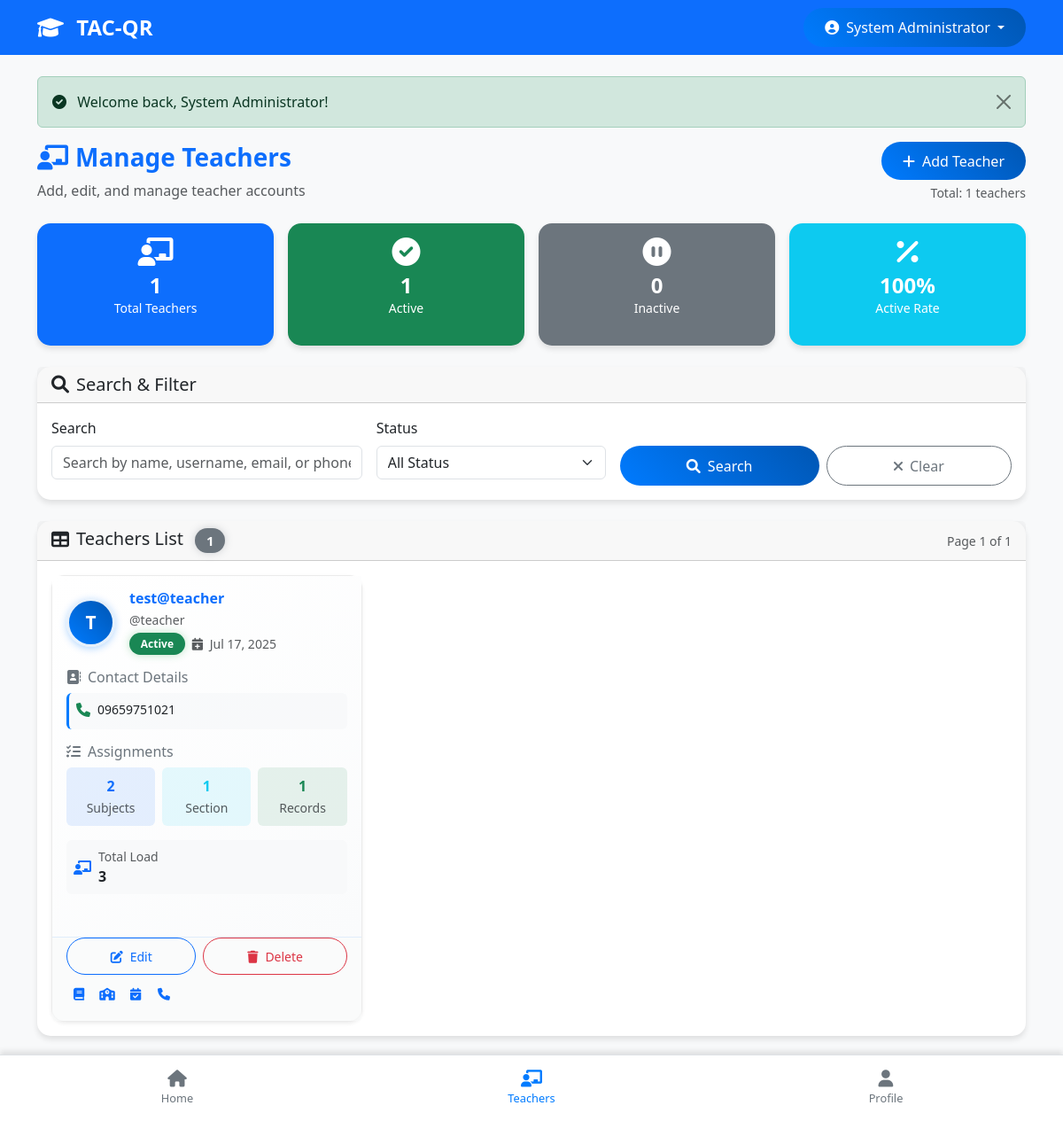
The page /teachers.php (signed in) on the database as committed earlier.
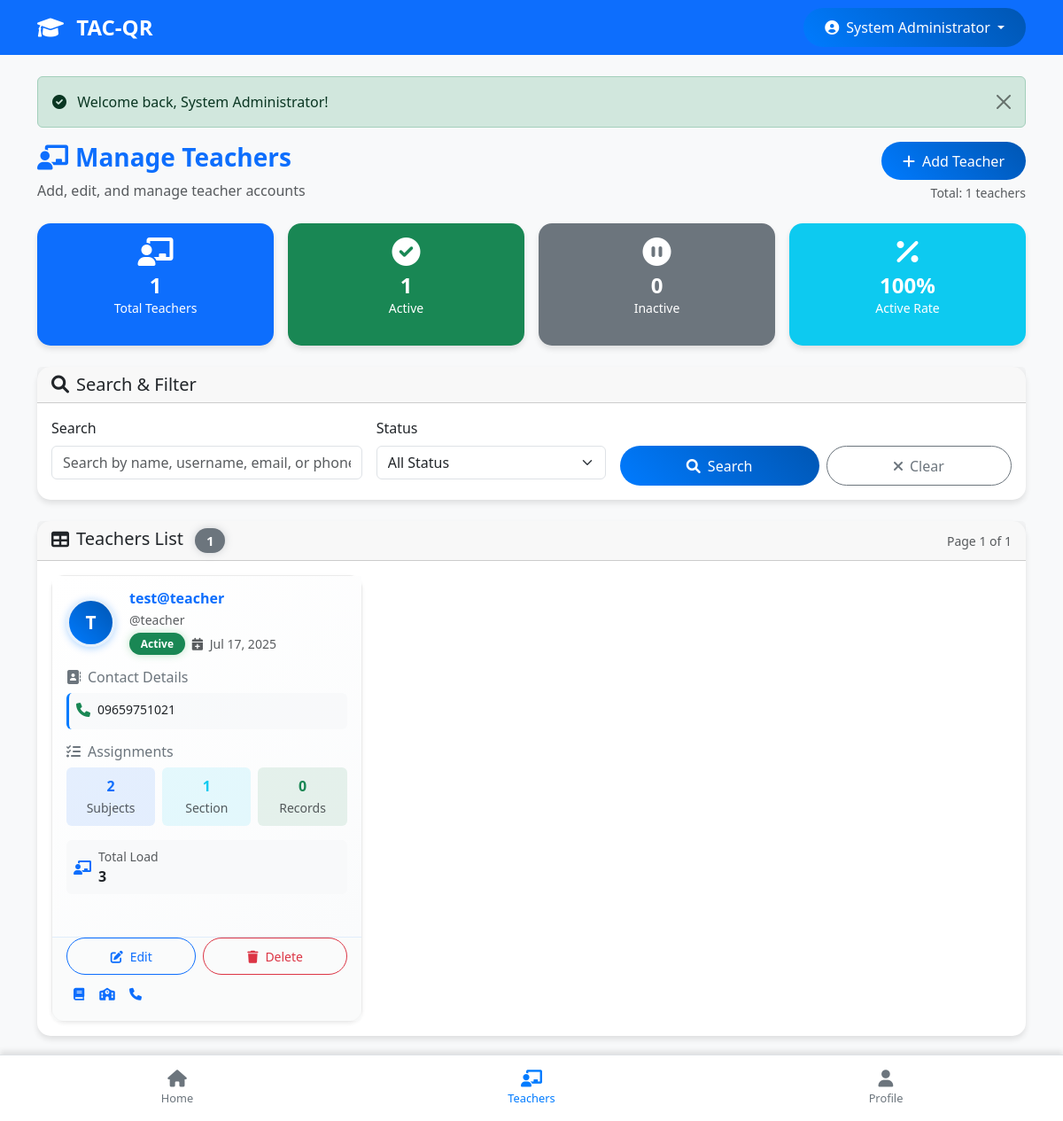
The same page on the database as committed later.
### tables this page shows
CREATE TABLE `users` (
  `id` int(11) NOT NULL,
  `username` varchar(50) NOT NULL,
  `full_name` varchar(100) NOT NULL,
  `password` varchar(255) NOT NULL DEFAULT '',
  `phone` varchar(20) DEFAULT NULL,
  `role` enum('admin','teacher','student','parent') NOT NULL,
  `lrn` varchar(12) DEFAULT NULL COMMENT 'Learner Reference Number for students only',
  `section_id` int(11) DEFAULT NULL,
  `parent_id` int(11) DEFAULT NULL,
  `profile_image` varchar(255) DEFAULT NULL,
  `profile_image_path` varchar(255) DEFAULT NULL,
  `qr_code` text DEFAULT NULL,
  `status` enum('active','inactive') DEFAULT 'active',
  `created_at` timestamp NOT NULL DEFAULT current_timestamp(),
  `updated_at` timestamp NOT NULL DEFAULT current_timestamp() ON UPDATE current_timestamp()
);

### teachers.php (the view, shortened to what the changed rows need)
<?php
require_once 'config.php';
$page = isset($_GET['page']) ? intval($_GET['page']) : 1;
$search = isset($_GET['search']) ? sanitize_input($_GET['search']) : '';
$status_filter = isset($_GET['status']) ? sanitize_input($_GET['status']) : '';
$records_per_page = 10;
$offset = ($page - 1) * $records_per_page;
$where_conditions = ["role = 'teacher'"];
$search_params = [];
$where_clause = implode(' AND ', $where_conditions);
try {
    $teachers_query = "
        SELECT u.*,
               (SELECT COUNT(*) FROM subjects WHERE teacher_id = u.id AND status = 'active') as subjects_count,
               (SELECT COUNT(*) FROM sections WHERE teacher_id = u.id AND status = 'active') as sections_count,
               (SELECT COUNT(*) FROM attendance WHERE teacher_id = u.id) as attendance_count
        FROM users u
        WHERE $where_clause
        ORDER BY u.created_at DESC, u.full_name ASC
        LIMIT $records_per_page OFFSET $offset
    ";
    $teachers_stmt = $pdo->prepare($teachers_query);
    $teachers_stmt->execute($search_params);
    $teachers = $teachers_stmt->fetchAll(PDO::FETCH_ASSOC);
} catch(PDOException $e) {
    $teachers = [];
    $total_records = 0;
    $total_pages = 0;
    $stats = ['total_teachers' => 0, 'active_teachers' => 0, 'inactive_teachers' => 0];
}
include 'header.php';
?>
<div class="row">
    <div class="col-12">
        <div class="d-flex flex-column flex-sm-row justify-content-between align-items-start align-items-sm-center gap-3 mb-4">
            <div>
                <h1 class="h3 fw-bold text-primary">
                    <i class="fas fa-chalkboard-teacher me-2"></i>Manage Teachers
                </h1>
            </div>
        </div>
    </div>
</div>
<div class="card">
    <div class="card-body p-0">
        <?php if (empty($teachers)): ?>
            <div class="text-center py-5">
                <i class="fas fa-chalkboard-teacher fa-4x text-muted mb-3"></i>
                <h4 class="text-muted mb-2">No Teachers Found</h4>
                <p class="text-muted mb-3">
                    <?php if (!empty($search) || !empty($status_filter)): ?>
                        No teachers match your search criteria.
                    <?php else: ?>
                        Start by adding your first teacher.
                    <?php endif; ?>
                </p>
                <?php if (empty($search) && empty($status_filter)): ?>
                    <button type="button" class="btn btn-primary" data-bs-toggle="modal" data-bs-target="#addTeacherModal">
                        <i class="fas fa-plus me-2"></i>Add First Teacher
                    </button>
                <?php else: ?>
                    <a href="teachers.php" class="btn btn-outline-primary">
                        <i class="fas fa-times me-2"></i>Clear Filters
                    </a>
                <?php endif; ?>
            </div>
        <?php else: ?>
            <div class="row g-3 p-3">
                <?php foreach ($teachers as $teacher): ?>
                    <div class="col-12 col-md-6 col-lg-4">
                        <div class="card h-100 teacher-card border-0 shadow-sm">
                            <div class="card-body p-3">
                                <div class="d-flex align-items-center mb-3">
                                    <div class="profile-avatar me-3" style="width: 55px; height: 55px; background: linear-gradient(45deg, #007bff, #0056b3); display: flex; align-items: center; justify-content: center; border-radius: 50%; color: white; font-weight: bold; font-size: 1.3rem; box-shadow: 0 2px 8px rgba(0,123,255,0.3);">
                                        <?php echo strtoupper(substr($teacher['full_name'], 0, 1)); ?>
                                    </div>
                                    <div class="flex-grow-1">
                                        <h6 class="fw-bold mb-1 text-primary"><?php echo htmlspecialchars($teacher['full_name']); ?></h6>
                                        <small class="text-muted d-block">@<?php echo htmlspecialchars($teacher['username']); ?></small>
                                        <div class="d-flex align-items-center mt-1">
                                            <span class="badge bg-<?php echo $teacher['status'] == 'active' ? 'success' : 'secondary'; ?> me-2">
                                                <?php echo ucfirst($teacher['status']); ?>
                                            </span>
                                            <small class="text-muted">
                                                <i class="fas fa-calendar-plus me-1"></i>
                                                <?php echo date('M j, Y', strtotime($teacher['created_at'])); ?>
                                            </small>
                                        </div>
                                    </div>
                                </div>
                                <div class="mb-3">
                                    <h6 class="text-secondary mb-2">
                                        <i class="fas fa-address-book me-2"></i>Contact Details
                                    </h6>
                                    <div class="contact-info">
                                        <?php if ($teacher['phone']): ?>
                                            <div class="mb-1 d-flex align-items-center">
                                                <i class="fas fa-phone me-2 text-success" style="width: 16px;"></i>
                                                <small><?php echo htmlspecialchars($teacher['phone']); ?></small>
                                            </div>
                                        <?php endif; ?>
                                    </div>
                                </div>
                                <div class="mb-3">
                                    <h6 class="text-secondary mb-2">
                                        <i class="fas fa-tasks me-2"></i>Assignments
                                    </h6>
                                    <div class="row g-2 text-center">
                                        <div class="col-4">
                                            <div class="assignment-stat bg-primary bg-opacity-10 rounded p-2">
                                                <div class="fw-bold text-primary"><?php echo $teacher['subjects_count']; ?></div>
                                                <small class="text-muted">Subject<?php echo $teacher['subjects_count'] != 1 ? 's' : ''; ?></small>
                                            </div>
                                        </div>
                                        <div class="col-4">
                                            <div class="assignment-stat bg-info bg-opacity-10 rounded p-2">
                                                <div class="fw-bold text-info"><?php echo $teacher['sections_count']; ?></div>
                                                <small class="text-muted">Section<?php echo $teacher['sections_count'] != 1 ? 's' : ''; ?></small>
                                            </div>
                                        </div>
                                        <div class="col-4">
                                            <div class="assignment-stat bg-success bg-opacity-10 rounded p-2">
                                                <div class="fw-bold text-success"><?php echo $teacher['attendance_count']; ?></div>
                                                <small class="text-muted">Records</small>
                                            </div>
                                        </div>
                                    </div>
                                </div>
                                <div class="mb-3">
                                    <div class="row g-2">
                                        <div class="col-12">
                                            <div class="d-flex align-items-center bg-light rounded p-2">
                                                <i class="fas fa-chalkboard-teacher me-2 text-primary"></i>
                                                <div>
                                                    <small class="text-muted d-block">Total Load</small>
                                                    <span class="fw-bold"><?php echo $teacher['subjects_count'] + $teacher['sections_count']; ?></span>
                                                </div>
                                            </div>
                                        </div>
                                    </div>
                                </div>
                            </div>
                            <div class="card-footer bg-transparent border-top-0 pt-0 pb-3 px-3">
                                <div class="d-flex gap-2">
                                    <button type="button" class="btn btn-outline-primary btn-sm flex-fill"
                                            onclick="editTeacher(<?php echo htmlspecialchars(json_encode($teacher)); ?>)"
                                            data-bs-toggle="tooltip" title="Edit Teacher">
                                        <i class="fas fa-edit me-2"></i>Edit
                                    </button>
                                    <button type="button" class="btn btn-outline-danger btn-sm flex-fill"
                                            onclick="deleteTeacher(<?php echo $teacher['id']; ?>, '<?php echo htmlspecialchars($teacher['full_name']); ?>')"
                                            data-bs-toggle="tooltip" title="Delete Teacher">
                                        <i class="fas fa-trash me-2"></i>Delete
                                    </button>
                                </div>
                                <div class="d-flex gap-1 mt-2">
                                    <?php if ($teacher['subjects_count'] > 0): ?>
                                        <a href="subjects.php?teacher_id=<?php echo $teacher['id']; ?>"
                                           class="btn btn-link btn-sm p-1 text-decoration-none"
                                           data-bs-toggle="tooltip" title="View Subjects">
                                            <i class="fas fa-book"></i>
                                        </a>
                                    <?php endif; ?>
                                    <?php if ($teacher['sections_count'] > 0): ?>
                                        <a href="sections.php?teacher_id=<?php echo $teacher['id']; ?>"
                                           class="btn btn-link btn-sm p-1 text-decoration-none"
                                           data-bs-toggle="tooltip" title="View Sections">
                                            <i class="fas fa-school"></i>
                                        </a>
                                    <?php endif; ?>
                                    <?php if ($teacher['attendance_count'] > 0): ?>
                                        <a href="attendance.php?teacher_id=<?php echo $teacher['id']; ?>"
                                           class="btn btn-link btn-sm p-1 text-decoration-none"
                                           data-bs-toggle="tooltip" title="View Attendance Records">
                                            <i class="fas fa-calendar-check"></i>
                                        </a>
                                    <?php endif; ?>
                                    <?php if ($teacher['phone']): ?>
                                        <a href="tel:<?php echo htmlspecialchars($teacher['phone']); ?>"
                                           class="btn btn-link btn-sm p-1 text-decoration-none"
                                           data-bs-toggle="tooltip" title="Call">
                                            <i class="fas fa-phone"></i>
                                        </a>
                                    <?php endif; ?>
                                </div>
                            </div>
                        </div>
                    </div>
                <?php endforeach; ?>
            </div>
        <?php endif; ?>
    </div>
</div>
<?php include 'footer.php'; ?>

Rows that differ between the two databases and show on the page:
changed users "test@teacher": attendance_count "1" → "0"
